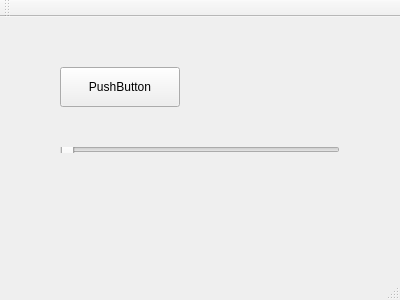
<?xml version="1.0" encoding="UTF-8"?>
<ui version="4.0">
 <class>MainWindow</class>
 <widget class="QMainWindow" name="MainWindow">
  <property name="geometry">
   <rect>
    <x>0</x>
    <y>0</y>
    <width>400</width>
    <height>300</height>
   </rect>
  </property>
  <property name="windowTitle">
   <string>MainWindow</string>
  </property>
  <property name="styleSheet">
   <string notr="true"/>
  </property>
  <widget class="QWidget" name="centralWidget">
   <widget class="QPushButton" name="pushButton">
    <property name="geometry">
     <rect>
      <x>60</x>
      <y>50</y>
      <width>120</width>
      <height>40</height>
     </rect>
    </property>
    <property name="text">
     <string>PushButton</string>
    </property>
   </widget>
   <widget class="QSlider" name="horizontalSlider">
    <property name="geometry">
     <rect>
      <x>60</x>
      <y>130</y>
      <width>280</width>
      <height>6</height>
     </rect>
    </property>
    <property name="orientation">
     <enum>Qt::Horizontal</enum>
    </property>
   </widget>
  </widget>
  <widget class="QMenuBar" name="menuBar">
   <property name="geometry">
    <rect>
     <x>0</x>
     <y>0</y>
     <width>400</width>
     <height>25</height>
    </rect>
   </property>
  </widget>
  <widget class="QToolBar" name="mainToolBar">
   <attribute name="toolBarArea">
    <enum>TopToolBarArea</enum>
   </attribute>
   <attribute name="toolBarBreak">
    <bool>false</bool>
   </attribute>
  </widget>
  <widget class="QStatusBar" name="statusBar"/>
 </widget>
 <layoutdefault spacing="6" margin="11"/>
 <resources/>
 <connections/>
</ui>
